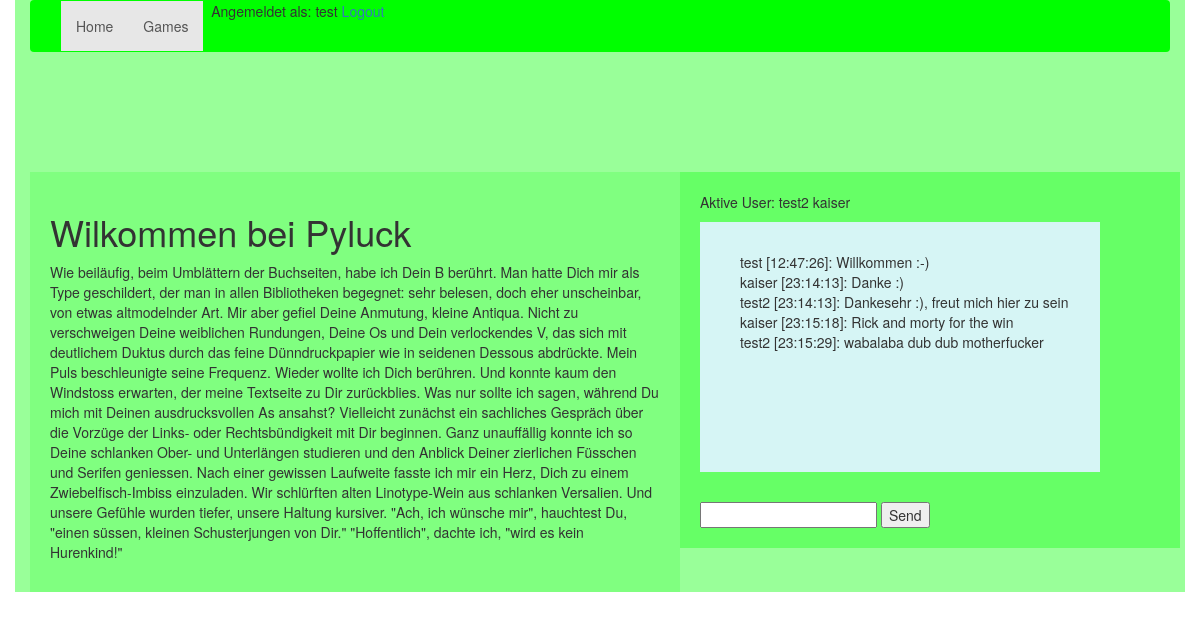
Screenshot of / (signed in) with the database file from the repository.
### lucky/database.py (models this page shows, shortened)
class user(db.Model, UserMixin):
    id = db.Column(db.Integer, primary_key=True)
    username = db.Column(db.String(80), unique=True)
    email = db.Column(db.String(120), unique=True)
    password = db.Column(db.String(120))
    money = db.Column(db.Integer, default=5000)
    logged_in = db.Column(db.Integer, default=0)

class chat(db.Model):
    id = db.Column(db.Integer, primary_key=True)
    user_id= db.Column(db.Integer, db.ForeignKey('user.id'))
    message = db.Column(db.String(500))
    timestamp = db.Column(db.String(10), index=True)
    datestamp = db.Column(db.String(10), index=True)

### lucky/routes.py (the view)
@app.route('/')
def main():
    return(render_template('index.html',messages=chat.query.all(), user=user.query.all()))

### lucky/functions.py (called while the page is built)
@login_manager.user_loader
def user_loader(id):
    return user.query.get(int(id))

### lucky/templates/index.html
{% extends "base.html" %}
{% block content %}
     <h1>Wilkommen bei Pyluck</h1>
     <p>Wie beiläufig, beim Umblättern der Buchseiten, habe ich Dein B berührt. Man hatte Dich mir als Type geschildert, der man in allen Bibliotheken begegnet: sehr belesen, doch eher unscheinbar, von etwas altmodelnder Art. Mir aber gefiel Deine Anmutung, kleine Antiqua. Nicht zu verschweigen Deine weiblichen Rundungen, Deine Os und Dein verlockendes V, das sich mit deutlichem Duktus durch das feine Dünndruckpapier wie in seidenen Dessous abdrückte. Mein Puls beschleunigte seine Frequenz. Wieder wollte ich Dich berühren. Und konnte kaum den Windstoss erwarten, der meine Textseite zu Dir zurückblies. Was nur sollte ich sagen, während Du mich mit Deinen ausdrucksvollen As ansahst? Vielleicht zunächst ein sachliches Gespräch über die Vorzüge der Links- oder Rechtsbündigkeit mit Dir beginnen. Ganz unauffällig konnte ich so Deine schlanken Ober- und Unterlängen studieren und den Anblick Deiner zierlichen Füsschen und Serifen geniessen. Nach einer gewissen Laufweite fasste ich mir ein Herz, Dich zu einem Zwiebelfisch-Imbiss einzuladen. Wir schlürften alten Linotype-Wein aus schlanken Versalien. Und unsere Gefühle wurden tiefer, unsere Haltung kursiver. "Ach, ich wünsche mir", hauchtest Du, "einen süssen, kleinen Schusterjungen von Dir." "Hoffentlich", dachte ich, "wird es kein Hurenkind!"</p>
{% endblock %}

### lucky/templates/base.html (shortened to what this page needs)
<!DOCTYPE html>
<html>
 <head>
	<link href="static/bootstrap.css" rel="stylesheet" media="screen">
 </head>
 <body>
    <div class="container">
     <nav class="navbar navbar-default">
  <div class="container-fluid">
    <div class="collapse navbar-collapse" id="bs-example-navbar-collapse-1">
      <ul class="nav navbar-nav">
        <li class="active"><a href="/">Home <span class="sr-only">(current)</span></a></li>
        <li class="active"><a href="/games">Games <span class="sr-only">(current)</span></a></li>
        <li class="active">          	 {% if current_user.is_authenticated %}
		         <p>&nbsp Angemeldet als: {{ current_user.username }}&nbsp</p></li>
		<li class="active"><p><a href="{{ url_for('.logout') }}">Logout</a></p>
		            {% else %}
		         <p><a href="{{ url_for('.login') }}">Login</a></p>
		         <p><a href="{{ url_for('.register') }}">Registrierung</a></p>
	                {% endif %}</li>
      </ul>
    </div>
  </div>
</nav>
	<div class="content">
	 {% block content %}	{% endblock %}
</div>
		<div class="chat_out">
			<p>Aktive User: {% for active in user %}
    		{% if active.logged_in == 1 %}
        	{{ active.username }}
    		{% endif %}
{% endfor %}</p>
            <div class="chat_in">
            <ul id="messages" style="list-style:none;">
		        {% for msg in messages %}
		 	    <li>{% for id in user %}{% if msg.user_id == id.id %}{{ id.username }} {% endif %}{% endfor %}
					[{{ msg.timestamp }}]: {{ msg.message }}</li>
		        {% endfor %}
	        </ul>
            </div>
        	{% if current_user.is_authenticated %}
	 <input type="text" id="myMessage">
	 <button id="sendbutton">Send</button>
 	{% endif %}
             </div>
     	</div>
 </body>
</html>

### rows the page displays
user: username "test"
user: username "test2"
user: username "kaiser"
chat: timestamp "12:47:26", message "Willkommen :-)"
chat: timestamp "23:14:13", message "Danke :)"
chat: timestamp "23:14:13", message "Dankesehr :), freut mich hier zu sein"
chat: timestamp "23:15:18", message "Rick and morty for the win"
chat: timestamp "23:15:29", message "wabalaba dub dub motherfucker"
